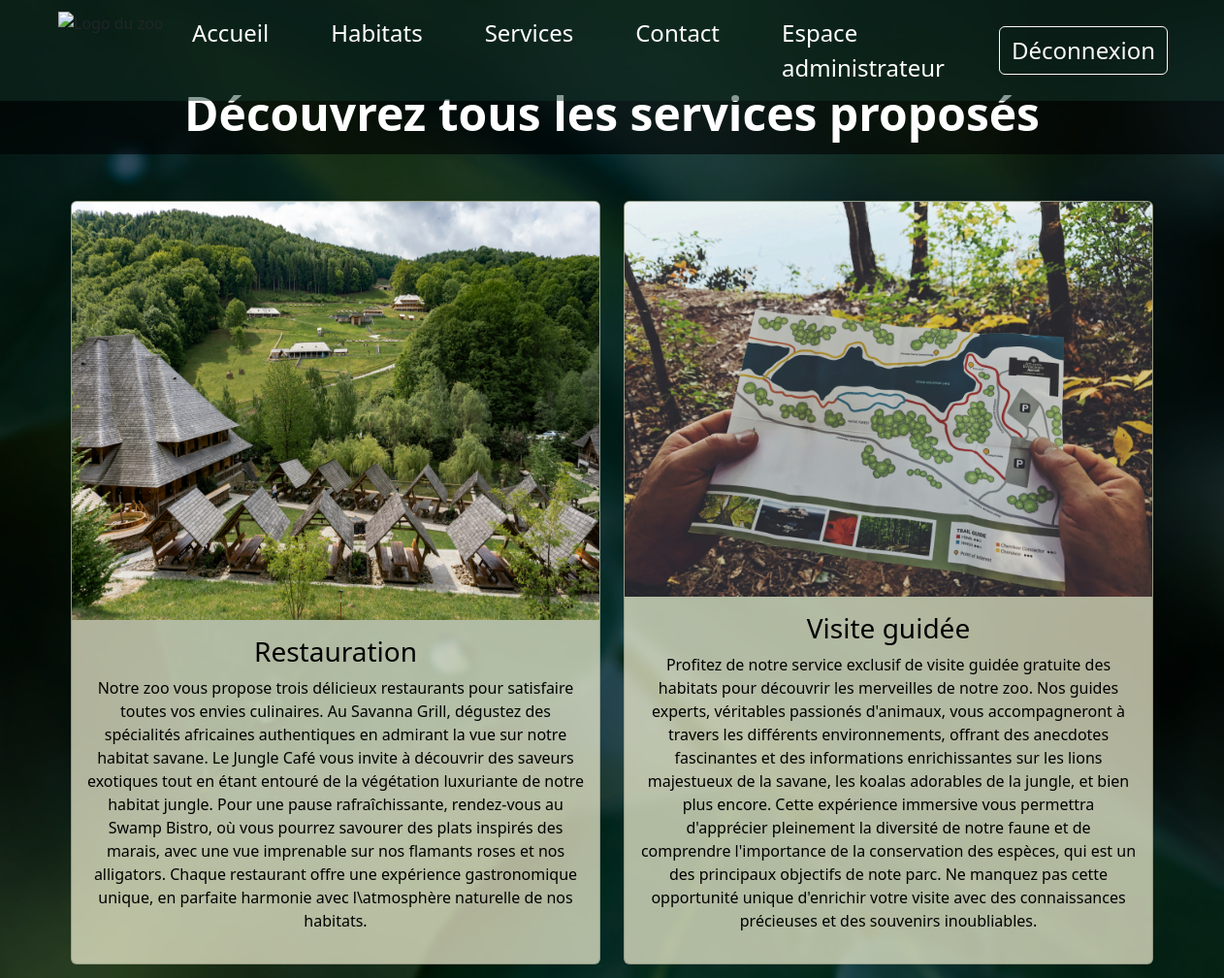
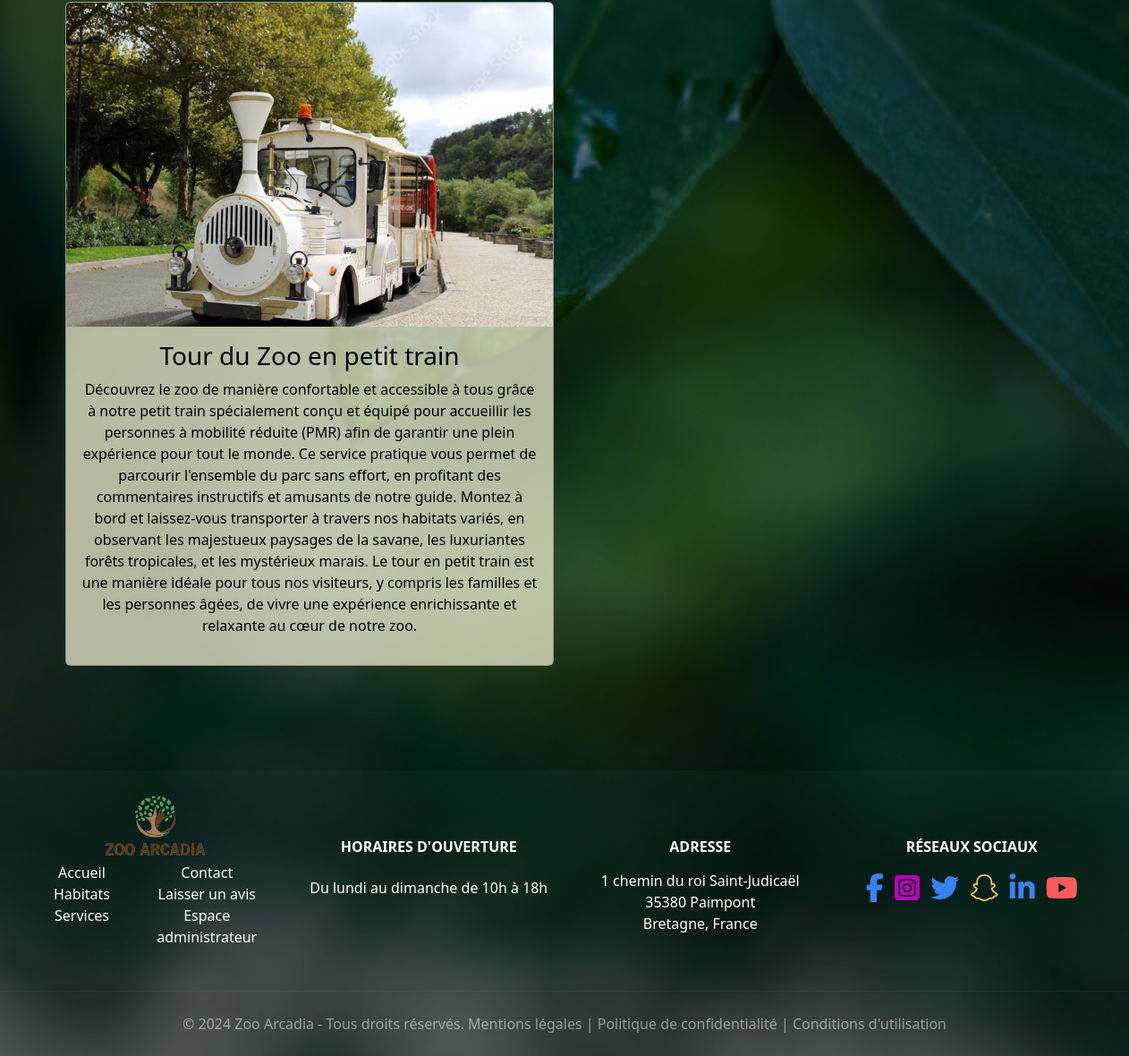
Screenshot of /services.php (signed in) with the database file from the repository (2 pictures, top to bottom).
### tables this page shows
CREATE TABLE `services` (
  `id` int(11) NOT NULL,
  `name` varchar(255) NOT NULL,
  `description` text NOT NULL,
  `picture` varchar(255) NOT NULL
);

CREATE TABLE `schedule` (
  `id` int(11) NOT NULL,
  `day` varchar(255) NOT NULL,
  `hour` varchar(255) NOT NULL
);

### services.php (the view)
<?php
require_once __DIR__. "/templates/header.php";
require_once __DIR__. "/lib/pdo.php";
$sql = 'SELECT * FROM services';
try {
    $stmtServices = $pdo->query($sql);
}catch (Exception $e) {
    echo " Erreur ! " . $e->getMessage();
}
$services = $stmtServices->fetchAll();
?>
    <main>
        <section>
            <div class="presentation-habitats">
                <h1 class="text-center">Découvrez tous les services proposés</h1>
            </div>
        </section>
        <div class="container">
            <div class="container-card text-center mt-5">
                <div class="row">
                    <?php foreach ($services as $service) { ?>
                        <div class="col-12 col-md-6 mb-3">
                            <div class="card h-100 card-services" style="width: 100%;">
                                <img src="<?= htmlspecialchars($service['picture']) ?>" class="card-img-top h-100" alt="Image du service">
                                <div class="card-body">
                                    <h2 class="text-center h3"><?= htmlspecialchars($service['name']) ?></h2>
                                    <p><?= htmlspecialchars_decode($service['description'], ENT_QUOTES) ?></p>
                                </div>
                            </div>
                        </div>
                    <?php }; ?>
                </div>
            </div>
        </div>
    </main>
    <?php require_once __DIR__. "/templates/footer.php" ?>

### templates/footer.php (shortened to what this page needs)
<?php
require_once __DIR__. "/../lib/pdo.php";
$sql = 'SELECT * FROM schedule';
try {
    $stmtSchedules = $pdo->query($sql);
}catch (Exception $e) {
    echo " Erreur ! " . $e->getMessage();
}
$schedules = $stmtSchedules->fetchAll();
?>
<footer class="pt-1 text-white ">
        <div class="container-fluid">
            <div class="row p-4">
                <div class="col-12 col-lg-3 d-flex justify-content-center text-center">
                    <div>
                        <img src="assets/Logo/Capture_d_écran_2024-06-07_205635-removebg-preview_optimized_.webp" alt="Logo du zoo" width="120" height="70">
                        <div class="d-flex">
                            <div class="d-flex flex-column pt-1 mx-4">
                                <a href="index.php" class="text-light">Accueil</a>
                                <a href="habitats.php" class="text-light">Habitats</a>
                                <a href="services.php" class="text-light">Services</a>
                            </div>
                            <div class="d-flex flex-column pt-1 mx-4 mb-4">
                                <a href="contact.php" class="text-light">Contact</a>
                                <a href="index.php#review" class="text-light">Laisser un avis</a>
                                <?php if (isset($_SESSION['user'])) {?>
                                    <?php if ($_SESSION['role'] == 'administrateur') {?>
                                        <a class="text-light" href="administrateur.php">Espace administrateur</a>
                                    <?php } else if ($_SESSION['role'] == 'employe') { ?>
                                        <a class="text-light" href="employe.php">Espace employé</a>
                                    <?php } else if ($_SESSION['role'] == 'veterinaire') { ?>
                                        <a class="text-light" href="veterinaire.php">Espace vétérinaire</a>
                                    <?php }
                                        } else { ?>
                                        <a href="#" class="text-light" data-bs-toggle="offcanvas" data-bs-target="#offcanvasRight" aria-controls="offcanvasRight">Espace pro</a>
                                    <?php } ?>
                            </div>
                        </div>
                    </div>
                </div>
                <div class="col-12 col-lg-3 text-center pt-5" id="horaires">
                    <h3 class="text-uppercase fw-bold mb-4 h6">horaires d'ouverture </h3>
                    <p> <?php foreach($schedules as $schedule) { ?>
                        <?= htmlspecialchars_decode($schedule['day'], ENT_QUOTES).' '.htmlspecialchars_decode($schedule['hour'], ENT_QUOTES) ?>
                    <?php }  ?>
                    </p>
                </div>
                <div class="col-12 col-lg-3 text-center pt-5">
                    <h3 class="text-uppercase fw-bold mb-3 h6">Adresse</h3>
                    <p> 1 chemin du roi Saint-Judicaël <br> 35380 Paimpont <br> Bretagne, France</p>
                </div>
                <div class="col-12 col-lg-3 pt-5 text-center" id="social">
                    <h3 class="text-uppercase fw-bold mb-4 h6">réseaux sociaux</h3>
                    <div id="tags-social">
                        <a class="p-1" href="index.php"><i class="fa-brands fa-facebook-f fa-2xl" aria-label="facebook" style="color: #3783f4;"></i></a>
                        <a class="p-1" href="index.php"><i class="fa-brands fa-square-instagram fa-2xl" aria-label="innstagram" style="color: #bb00bb;"></i></a>
                        <a class="p-1" href="index.php"><i class="fa-brands fa-twitter fa-2xl"  aria-label="twitter"style="color: #3783f4;"></i></a>
                        <a class="p-1" href="index.php"><i class="fa-brands fa-snapchat fa-2xl" aria-label="snapchat" style="color: #FFD43B;"></i></a>
                        <a class="p-1" href="index.php"><i class="fa-brands fa-linkedin-in fa-2xl" aria-label="linkedin" style="color: #3783f4;"></i></a>
                        <a class="p-1" href="index.php"><i class="fa-brands fa-youtube fa-2xl" aria-label="youtube" style="color: #ff5b5b;"></i></a>
                    </div>
                </div>
            </div>
        </div>
    <div class="p-4 text-center copyright">
        <p class="mb-0">&copy; 2024 Zoo Arcadia - Tous droits réservés. Mentions légales | Politique de confidentialité | Conditions d'utilisation</p>
    </div>
    </footer>
</body>
</html>

### css/style.css (style rules this page uses)
.container-card { display: flex; justify-content: center; }
footer { margin-top: 8%; background-color: rgb(18, 55, 42, 0.3); }
.copyright { border-top: solid 1px rgba(255, 255, 255, 0.05); color: rgb(255, 255, 255, 0.5); }
footer a { text-decoration: none; }
.presentation-habitats { background-color: rgba(0, 0, 0, 0.6); padding-top: 7%; }
.presentation-habitats h1 { color: rgb(255, 255, 255); font-size: 3rem; font-weight: bold; padding-bottom: 1%; }
.card-services { background-color: rgb(251, 250, 218, 0.7); color: rgba(0, 0, 0); }

### rows the page displays
services: picture (picture), name "Restauration", description "Notre zoo vous propose trois délicieux restaurants pour satisfaire toutes vos envies culinaires. Au Savanna Grill, dégustez des spécialités africaines authentiques en admirant la vue sur notre habitat savane. Le Jungle Café vous invite à découvrir des saveurs exotiques tout en étant entouré de la végétation luxuriante de notre habitat jungle. Pour une pause rafraîchissante, rendez-vous au Swamp Bistro, où vous pourrez savourer des plats inspirés des marais, avec une vue imprenable sur nos flamants roses et nos alligators. Chaque restaurant offre une expérience gastronomique unique, en parfaite harmonie avec l\\atmosphère naturelle de nos habitats."
services: picture (picture), name "Visite guidée", description "Profitez de notre service exclusif de visite guidée gratuite des habitats pour découvrir les merveilles de notre zoo. Nos guides experts, véritables passionés d'animaux, vous accompagneront à travers les différents environnements, offrant des anecdotes fascinantes et des informations enrichissantes sur les lions majestueux de la savane, les koalas adorables de la jungle, et bien plus encore. Cette expérience immersive vous permettra d'apprécier pleinement la diversité de notre faune et de comprendre l'importance de la conservation des espèces, qui est un des principaux objectifs de note parc. Ne manquez pas cette opportunité unique d'enrichir votre visite avec des connaissances précieuses…"
services: picture (picture), name "Tour du Zoo en petit train", description "Découvrez le zoo de manière confortable et accessible à tous grâce à notre petit train spécialement conçu et équipé pour accueillir les personnes à mobilité réduite (PMR) afin de garantir une plein expérience pour tout le monde. Ce service pratique vous permet de parcourir l'ensemble du parc sans effort, en profitant des commentaires instructifs et amusants de notre guide. Montez à bord et laissez-vous transporter à travers nos habitats variés, en observant les majestueux paysages de la savane, les luxuriantes forêts tropicales, et les mystérieux marais. Le tour en petit train est une manière idéale pour tous nos visiteurs, y compris les familles et les personnes âgées, de vivre une…"
schedule: day "Du lundi au dimanche de", hour "10h à 18h"
